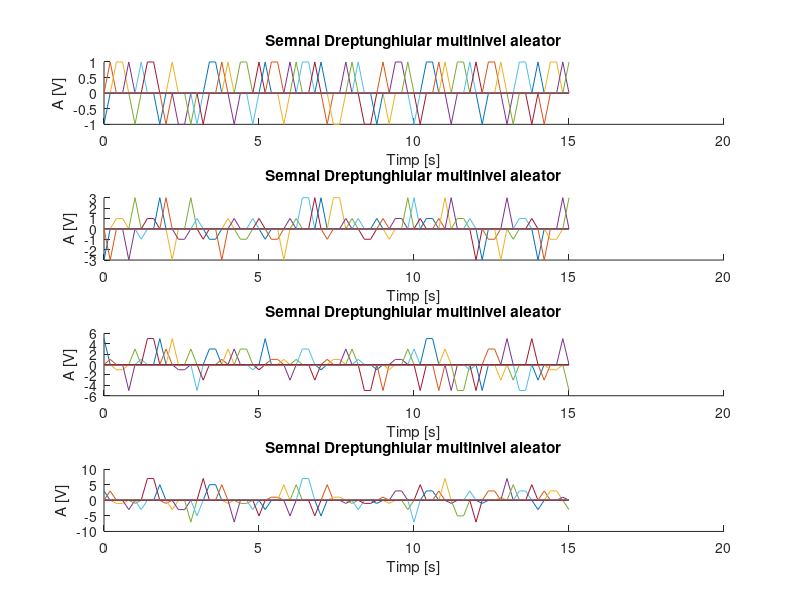

MATLAB code to generate this figure:
t=0:0.2:15; %rezolutia temporala
niv = [ -1 1 ];
subplot(4,1,1);
hold on %retine graficele deja existente in sistemul de axe asupra caruia se opereaza
title('Semnal Dreptunghiular multinivel aleator')
xlabel('Timp [s]')
ylabel('A [V]')
for n=0:0.25:40
y = datasample(niv, 1);%returneaza k observatii extrase aleator din matricea/vectorul data
plot(t, y*rectpuls(t-n, 0.25))%genereaza un impuls unitate (A=1) dreptunghiular de durata w centrat in t
end

niv = [-3 -1 1 3];
subplot(4,1,2);
hold on %retine graficele deja existente in sistemul de axe asupra caruia se opereaza
title('Semnal Dreptunghiular multinivel aleator')
xlabel('Timp [s]')
ylabel('A [V]')
for n=0:0.25:40
y = datasample(niv, 1);%returneaza k observatii extrase aleator din matricea/vectorul data
plot(t, y*rectpuls(t-n, 0.25))%genereaza un impuls unitate (A=1) dreptunghiular de durata w centrat in t
end

niv = [-5 -3 -1 1 3 5];
subplot(4,1,3);
hold on %retine graficele deja existente in sistemul de axe asupra caruia se opereaza
title('Semnal Dreptunghiular multinivel aleator')
xlabel('Timp [s]')
ylabel('A [V]')
for n=0:0.25:40
y = datasample(niv, 1);%returneaza k observatii extrase aleator din matricea/vectorul data%
plot(t, y*rectpuls(t-n, 0.25))%genereaza un impuls unitate (A=1) dreptunghiular de durata w centrat in t
end

niv = [-7 -5 -3 -1 1 3 5 7];
subplot(4,1,4);
hold on %retine graficele deja existente in sistemul de axe asupra caruia se opereaza
title('Semnal Dreptunghiular multinivel aleator')
xlabel('Timp [s]')
ylabel('A [V]')
for n=0:0.25:40
y = datasample(niv, 1);%returneaza k observatii extrase aleator din matricea/vectorul data
plot(t, y*rectpuls(t-n, 0.25))%genereaza un impuls unitate (A=1) dreptunghiular de durata w centrat in t
end